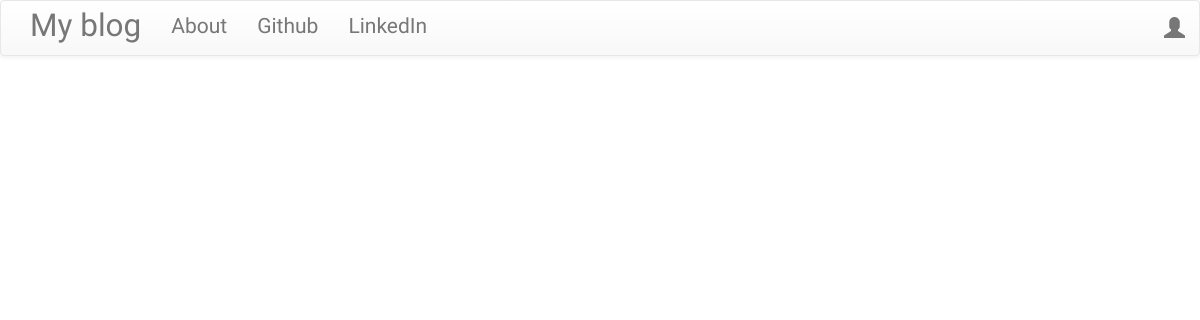
The app's page /, older data.
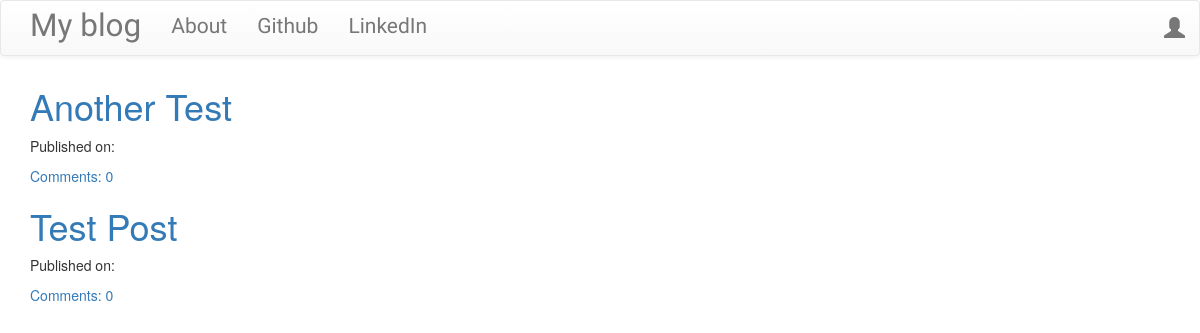
The same page, newer data.
### blog/models.py (models this page shows, shortened)
class Post(models.Model):
    author = models.ForeignKey('auth.User', on_delete=models.DO_NOTHING)
    title = models.CharField(max_length=200)
    text = models.TextField()
    created_date = models.DateTimeField(default=timezone.now)
    published_date = models.DateTimeField(blank=True, null=True)
    def approve_comments(self):
        return self.comments.filter(approved_comment=True)

### blog/views.py (the view)
# urls.py: url(r'^$', views.PostListView.as_view(), name='post_list'),
class PostListView(ListView):
    model = Post
    def get_queryset(self):
        return Post.objects.filter(published_date__lte=timezone.now()).order_by('-published_date')

### blog/templates/blog/post_list.html
{% extends "blog/base.html" %}
{% block content %}
<div class="centerstage">
    {% for post in post_list %}
    <div class="post">
    <h1><a href="{% url 'post_detail' pk=post.pk %}">{{ post.title }}</a></h1>
    <div class="date">
        <p>Published on: {{ post.published|date:"D M Y"}}</p>
    </div>
    <a href="{% url 'post_detail' pk=post.pk %}">Comments: {{ post.approve_comments.count }}</a>
    </div>
    {% endfor %}
</div>
{% endblock %}

Row changes from the older to the newer data that the page shows:
added Post: title "Another Test", approve_comments.count "0"
added Post: title "Test Post", approve_comments.count "0"
